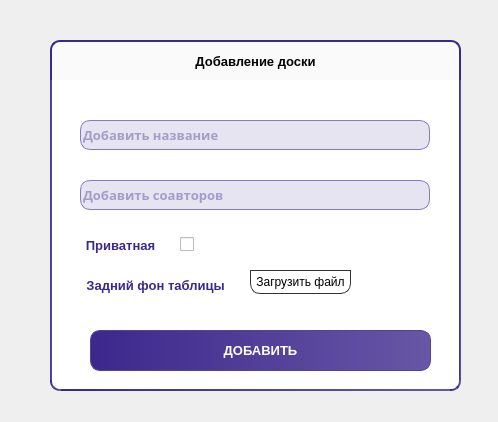
<?xml version="1.0" encoding="UTF-8"?>
<ui version="4.0">
 <class>Form</class>
 <widget class="QWidget" name="Form">
  <property name="geometry">
   <rect>
    <x>0</x>
    <y>0</y>
    <width>498</width>
    <height>422</height>
   </rect>
  </property>
  <property name="windowTitle">
   <string>Form</string>
  </property>
  <widget class="QLabel" name="label_3">
   <property name="geometry">
    <rect>
     <x>50</x>
     <y>40</y>
     <width>411</width>
     <height>40</height>
    </rect>
   </property>
   <property name="layoutDirection">
    <enum>Qt::LeftToRight</enum>
   </property>
   <property name="styleSheet">
    <string notr="true">background-color: rgb(250, 250, 250);
border-right: 2px solid #3C288C;
border-top: 2px solid #3C288C;
border-left: 2px solid #3C288C;
font-family: 'Work Sans';
font-style: normal;
font-weight: 600;
font-size: 13px;

line-height: 13px;
border-top-right-radius: 10px;
border-top-left-radius: 10px;</string>
   </property>
   <property name="text">
    <string>Добавление доски</string>
   </property>
   <property name="alignment">
    <set>Qt::AlignCenter</set>
   </property>
  </widget>
  <widget class="QFrame" name="frame">
   <property name="geometry">
    <rect>
     <x>50</x>
     <y>80</y>
     <width>411</width>
     <height>311</height>
    </rect>
   </property>
   <property name="autoFillBackground">
    <bool>false</bool>
   </property>
   <property name="styleSheet">
    <string notr="true">background: #FFFFFF;
border-bottom-right-radius: 10px;
border-bottom-left-radius: 10px;
border-width: 0px 2px 2px 2px;
border-style: solid;
border-color: qlineargradient( x1:0, y1:0, x2:1, y2:0, stop:0 #3C288C, stop:1 #6757A5);</string>
   </property>
   <property name="frameShape">
    <enum>QFrame::StyledPanel</enum>
   </property>
   <property name="frameShadow">
    <enum>QFrame::Raised</enum>
   </property>
   <widget class="QLabel" name="status_2">
    <property name="geometry">
     <rect>
      <x>40</x>
      <y>250</y>
      <width>341</width>
      <height>31</height>
     </rect>
    </property>
    <property name="styleSheet">
     <string notr="true">font-family: 'Work Sans';
font-style: normal;
font-weight: 400;
font-size: 11px;
line-height: 13px;

border: none;

color: #B1343C;
background-color: #fff;

border-color: 0;</string>
    </property>
    <property name="text">
     <string/>
    </property>
    <property name="alignment">
     <set>Qt::AlignCenter</set>
    </property>
   </widget>
   <widget class="QPushButton" name="add_table_btn">
    <property name="geometry">
     <rect>
      <x>40</x>
      <y>250</y>
      <width>341</width>
      <height>41</height>
     </rect>
    </property>
    <property name="styleSheet">
     <string notr="true">QPushButton{
	background-color: qlineargradient( x1:0, y1:0, x2:1, y2:0, stop:0 #3C288C, stop:1 #6757A5);
	border: 1px solid #55439B;
	border-radius: 10px;

	font-family: 'Work Sans';
	font-style: normal;
	font-weight: 700;
	font-size: 13px;
	line-height: 13px;

	color: #FFFFFF;
	transition: background-color 0.3s linear;
}

QPushButton:hover{
	background-color: qlineargradient( x1:0, y1:0, x2:1, y2:0, stop:0 #6452AE, stop:1 #8678BE);
	
}

</string>
    </property>
    <property name="text">
     <string>ДОБАВИТЬ</string>
    </property>
   </widget>
   <widget class="QLineEdit" name="name">
    <property name="geometry">
     <rect>
      <x>30</x>
      <y>40</y>
      <width>350</width>
      <height>30</height>
     </rect>
    </property>
    <property name="font">
     <font>
      <family>Work Sans</family>
      <pointsize>-1</pointsize>
      <italic>false</italic>
      <bold>true</bold>
     </font>
    </property>
    <property name="cursor">
     <cursorShape>IBeamCursor</cursorShape>
    </property>
    <property name="styleSheet">
     <string notr="true">QLineEdit{
	background: #E6E4F0;
	border: 1px solid #8777C5;
	box-shadow: 0px 1.23485px 12px rgba(0, 0, 0, 0.25);
	border-radius: 10px;

	font-family: 'Work Sans';
font-style: normal;
font-weight: 600;
font-size: 13px;
line-height: 13px;


color: #6353A3;
}

QLineEdit:focus {
	border: 1px solid #55439B;
	background: #F3F2FA;
}

::placeholder {
 color: red;
}
</string>
    </property>
    <property name="placeholderText">
     <string>Добавить название</string>
    </property>
   </widget>
   <widget class="QLineEdit" name="coauthors">
    <property name="geometry">
     <rect>
      <x>30</x>
      <y>100</y>
      <width>350</width>
      <height>30</height>
     </rect>
    </property>
    <property name="font">
     <font>
      <family>Work Sans</family>
      <pointsize>-1</pointsize>
      <italic>false</italic>
      <bold>true</bold>
     </font>
    </property>
    <property name="cursor">
     <cursorShape>IBeamCursor</cursorShape>
    </property>
    <property name="styleSheet">
     <string notr="true">QLineEdit{
	background: #E6E4F0;
	border: 1px solid #8777C5;
	box-shadow: 0px 1.23485px 12px rgba(0, 0, 0, 0.25);
	border-radius: 10px;

	font-family: 'Work Sans';
font-style: normal;
font-weight: 600;
font-size: 13px;
line-height: 13px;


color: #6353A3;
}

QLineEdit:focus {
	border: 1px solid #55439B;
	background: #F3F2FA;
}

::placeholder {
 color: red;
}
</string>
    </property>
    <property name="placeholderText">
     <string>Добавить соавторов</string>
    </property>
   </widget>
   <widget class="QLabel" name="label_5">
    <property name="geometry">
     <rect>
      <x>30</x>
      <y>190</y>
      <width>151</width>
      <height>31</height>
     </rect>
    </property>
    <property name="styleSheet">
     <string notr="true">color: #3C288C; 
font-family: 'Work Sans';
font-style: normal;
font-weight: 600;
font-size: 13px;
line-height: 13px;
border: none;</string>
    </property>
    <property name="text">
     <string>Задний фон таблицы</string>
    </property>
    <property name="alignment">
     <set>Qt::AlignCenter</set>
    </property>
   </widget>
   <widget class="QPushButton" name="add_file">
    <property name="geometry">
     <rect>
      <x>200</x>
      <y>190</y>
      <width>101</width>
      <height>24</height>
     </rect>
    </property>
    <property name="styleSheet">
     <string notr="true">border: 1px solid #333333;</string>
    </property>
    <property name="text">
     <string>Загрузить файл</string>
    </property>
   </widget>
  </widget>
  <widget class="QCheckBox" name="table_type">
   <property name="geometry">
    <rect>
     <x>180</x>
     <y>229</y>
     <width>31</width>
     <height>31</height>
    </rect>
   </property>
   <property name="cursor">
    <cursorShape>PointingHandCursor</cursorShape>
   </property>
   <property name="text">
    <string/>
   </property>
   <property name="tristate">
    <bool>false</bool>
   </property>
  </widget>
  <widget class="QLabel" name="label_4">
   <property name="geometry">
    <rect>
     <x>80</x>
     <y>230</y>
     <width>81</width>
     <height>31</height>
    </rect>
   </property>
   <property name="styleSheet">
    <string notr="true">color: #3C288C; 
font-family: 'Work Sans';
font-style: normal;
font-weight: 600;
font-size: 13px;
line-height: 13px;
border: none;</string>
   </property>
   <property name="text">
    <string>Приватная</string>
   </property>
   <property name="alignment">
    <set>Qt::AlignCenter</set>
   </property>
  </widget>
 </widget>
 <resources/>
 <connections/>
</ui>
